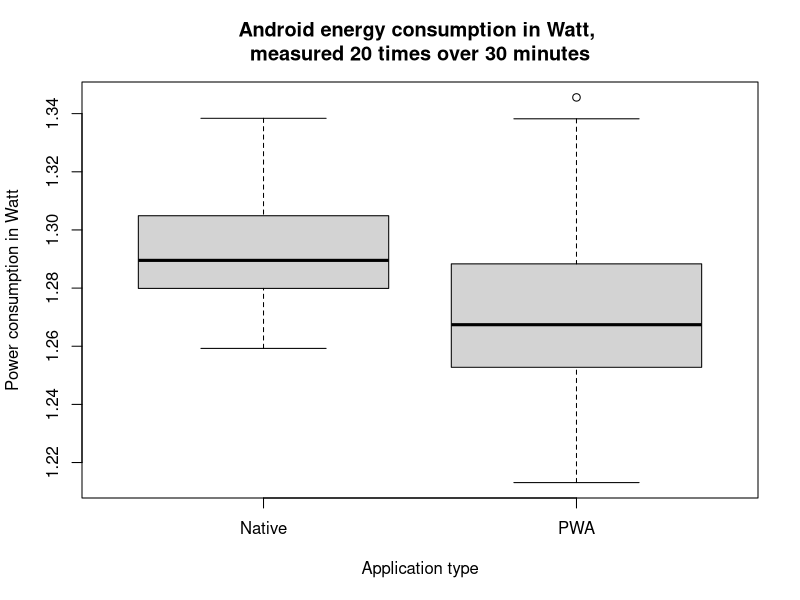

Reproduce this figure in R. (Note: this script raises an error after producing the figure.)
CONFIDENCE = 0.05

# Average Power consumption in W over 30 minutes
android_pwa_values =    c(1.288841645, 1.266350414, 1.28849271, 1.271608907, 1.345585186,
                          1.269091124, 1.268481414, 1.260936963,1.279534828, 1.21310274,
                          1.304914805, 1.253012247, 1.252946022,1.243076405, 1.260249671,
                          1.244565597, 1.222892705, 1.338224892,1.252564332, 1.288180725)
android_native_values = c(1.289021469, 1.289927775, 1.28914259, 1.283675544, 1.307657773,
                          1.279396033, 1.280403287, 1.278392237,1.292660133, 1.288462521,
                          1.268618393, 1.299971279, 1.290751192,1.332345104, 1.31086153,
                          1.259260893, 1.338396388, 1.330978521,1.302116651, 1.261261935)

# For p > 0.05 accept H0 that means are equal
ttest = t.test(android_native_values, android_pwa_values);

boxplot(android_native_values, android_pwa_values,
        names=c("Native", "PWA"), 
        main="Android energy consumption in Watt, \nmeasured 20 times over 30 minutes",
        xlab="Application type", ylab="Power consumption in Watt")

wtest = wilcox.test(android_native_values, android_pwa_values);
wtest_5min = wilcox.test(android_native_values_5m, android_pwa_values_5m);

test.normality <- function(){
  pwa_normality = shapiro.test(android_pwa_values)
  native_normality = shapiro.test(android_native_values)

  if(pwa_normality$p.value > CONFIDENCE &&
     native_normality$p.value > CONFIDENCE){
    print(sprintf("Shapiro: The 30 minute datasets are normally distributed, p-value pwa: %f, p-value native: %f", 
           pwa_normality$p.value, native_normality$p.value))
  }else{
    print(sprintf("Shapiro: The 30 minute datasets are not normally distributed, p-value pwa: %f, p-value native: %f", 
            pwa_normality$p.value, native_normality$p.value))
  }
}

# Print to the screen whether all data is normally distributed
test.normality()

if (ttest$p.value > CONFIDENCE){
  print("t-test 30 min: The average energy consumption of PWAs and Native apps does not differ")
}else{
  print(sprintf("t-test 30 min: The average energy consumption of PWAs and Native apps does differ, p-value: %f", ttest$p.value))
}

if (wtest$p.value > CONFIDENCE){
  print("Wilcox 30 min: The average energy consumption of PWAs and Native apps does not differ")
}else{
  print(sprintf("Wilcox 30 min: The average energy consumption of PWAs and Native apps does differ, p-value: %f", wtest$p.value))
}

qqnorm(android_native_values, main="Q-Q Plot Energy Consumption \nNative Android Implementation")
qqline(android_native_values, col='red')

qqnorm(android_pwa_values, main="Q-Q Plot Energy Consumption \nPWA Android Implementation")
qqline(android_pwa_values, col='red')

